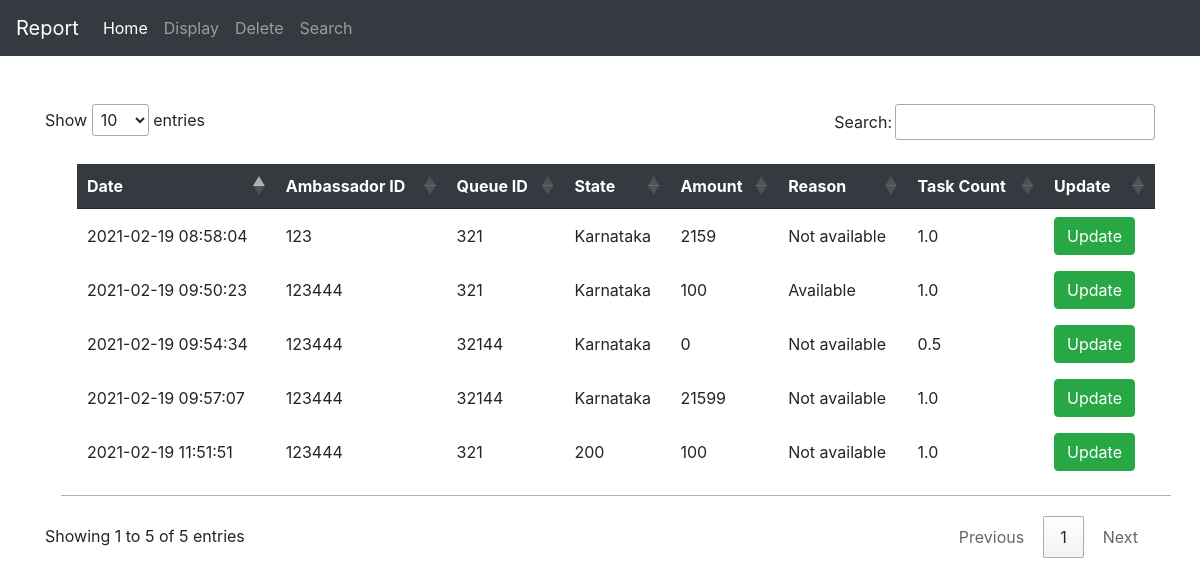
Page /display on the earlier database version.
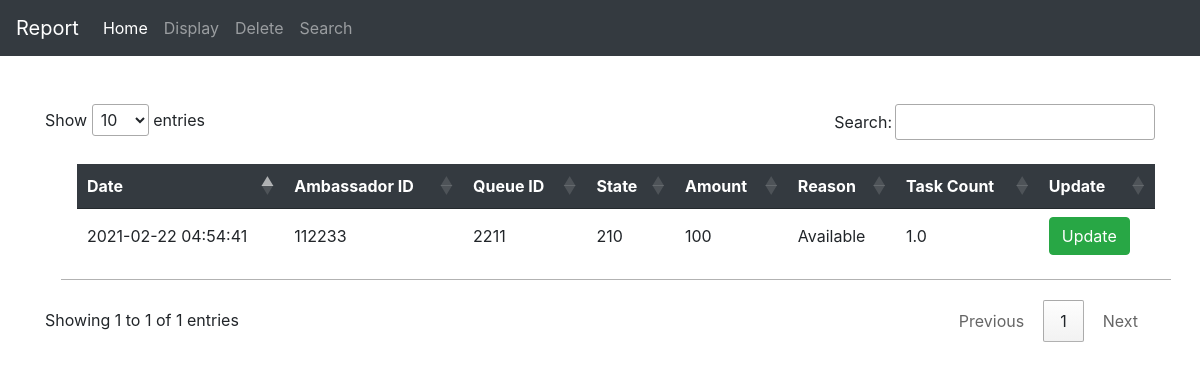
Same page on the later database version.
### tables this page shows
CREATE TABLE "test"
(
	id INTEGER
		primary key autoincrement,
	amb varchar not null,
	queue varchar not null,
	state integer not null,
	amount int not null,
	task float not null,
	reason varchar(100),
	cdate TEXT default CURRENT_TIMESTAMP
);

### app.py (the view)
@app.route("/display")
def display():
    con = sqlite3.connect("testFirst.db")
    con.row_factory = sqlite3.Row
    cur = con.cursor()
    cur.execute("SELECT * from test")
    get_rows = cur.fetchall()
    return render_template('display.html', data=get_rows)

### templates/display.html (shortened to what this page needs)
{% extends 'include/base.html' %}
{% block content %}
    <div class="container mt-5">
        <div class="row">
            <div class="col-md-12">
                <table id="data" class="m-3 p-3" style="width:100%">
                    <thead class="bg-dark">
                    <tr class="text-white">
                        <th>Date</th>
                        <th>Ambassador ID</th>
                        <th>Queue ID</th>
                        <th>State</th>
                        <th>Amount</th>
                        <th>Reason</th>
                        <th>Task Count</th>
                        <th>Update</th>
                    </tr>
                    </thead>
                    <tbody>
                    {% for data in data %}
                        <tr>
                            <td>{{ data["cdate"] }}</td>
                            <td>{{ data["amb"] }}</td>
                            <td>{{ data["queue"] }}</td>
                            <td>{{ data["state"] }}</td>
                            <td>{{ data["amount"] }}</td>
                            <td>{{ data["reason"] }}</td>
                            <td>{{ data["task"] }}</td>
                            <td><a class="btn btn-success"
                                   href="{{ url_for('update', amb=data.amb,queue=data.queue ) }}">Update</a></td>
                        </tr>
                    {% endfor %}
                    </tbody>
                </table>
            </div>
        </div>
    </div>
{% endblock %}

Differences in the rows shown:
removed test: cdate "2021-02-19 08:58:04", amb "123", queue "321", state "Karnataka", amount "2159", reason "Not available", task "1.0"
removed test: cdate "2021-02-19 09:50:23", amb "123444", queue "321", state "Karnataka", amount "100", reason "Available", task "1.0"
removed test: cdate "2021-02-19 09:54:34", amb "123444", queue "32144", state "Karnataka", amount "0", reason "Not available", task "0.5"
removed test: cdate "2021-02-19 09:57:07", amb "123444", queue "32144", state "Karnataka", amount "21599", reason "Not available", task "1.0"
removed test: cdate "2021-02-19 11:51:51", amb "123444", queue "321", state "200", amount "100", reason "Not available", task "1.0"
added test: cdate "2021-02-22 04:54:41", amb "112233", queue "2211", state "210", amount "100", reason "Available", task "1.0"
Other differences:
text written by a page script: "Show entries Search: Showing 1 to 5 of 5 entries Previous 1 Next" → "Show entries Search: Showing 1 to 1 of 1 entries Previous 1 Next"
